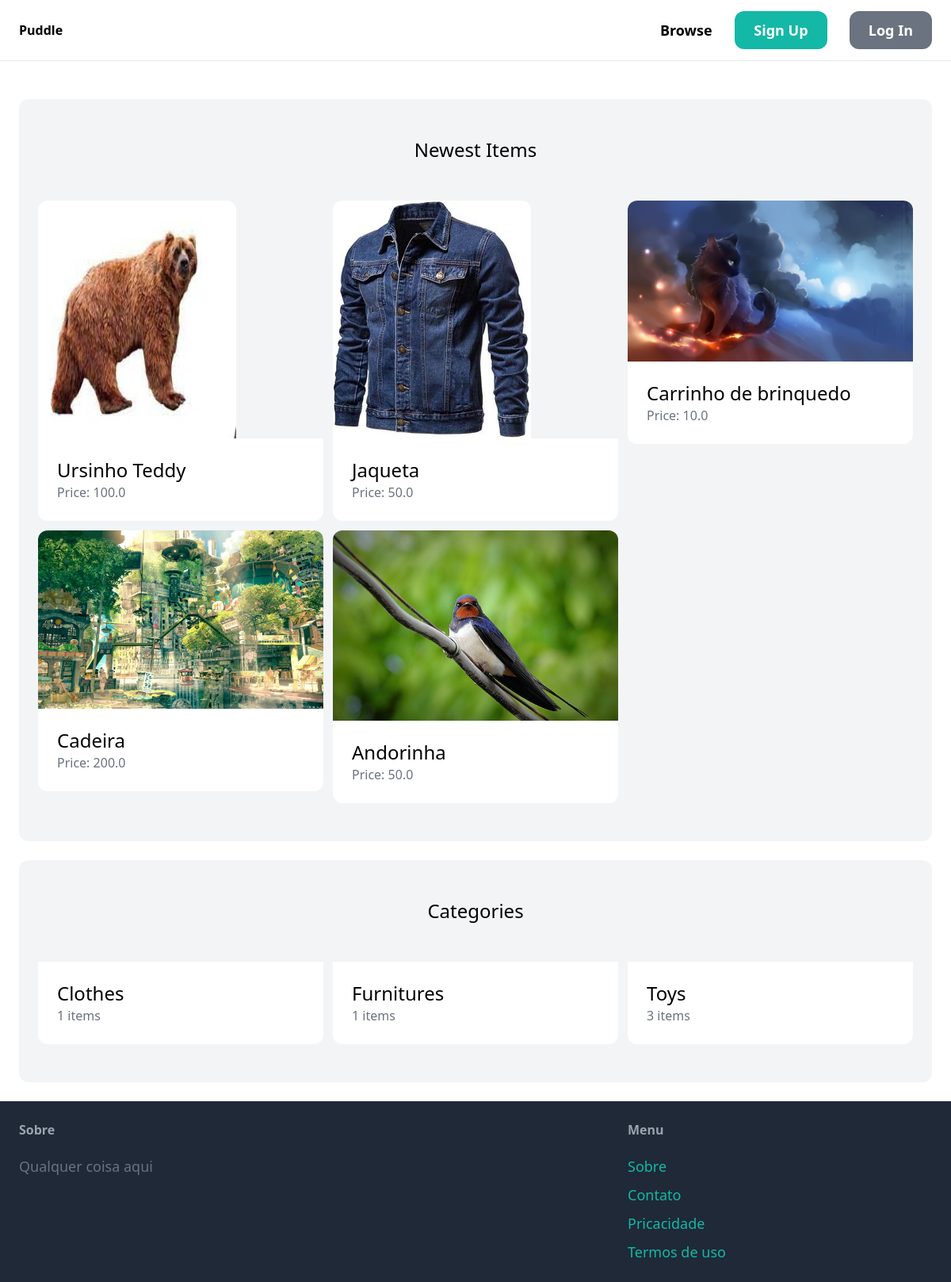
The app's page /, older data.
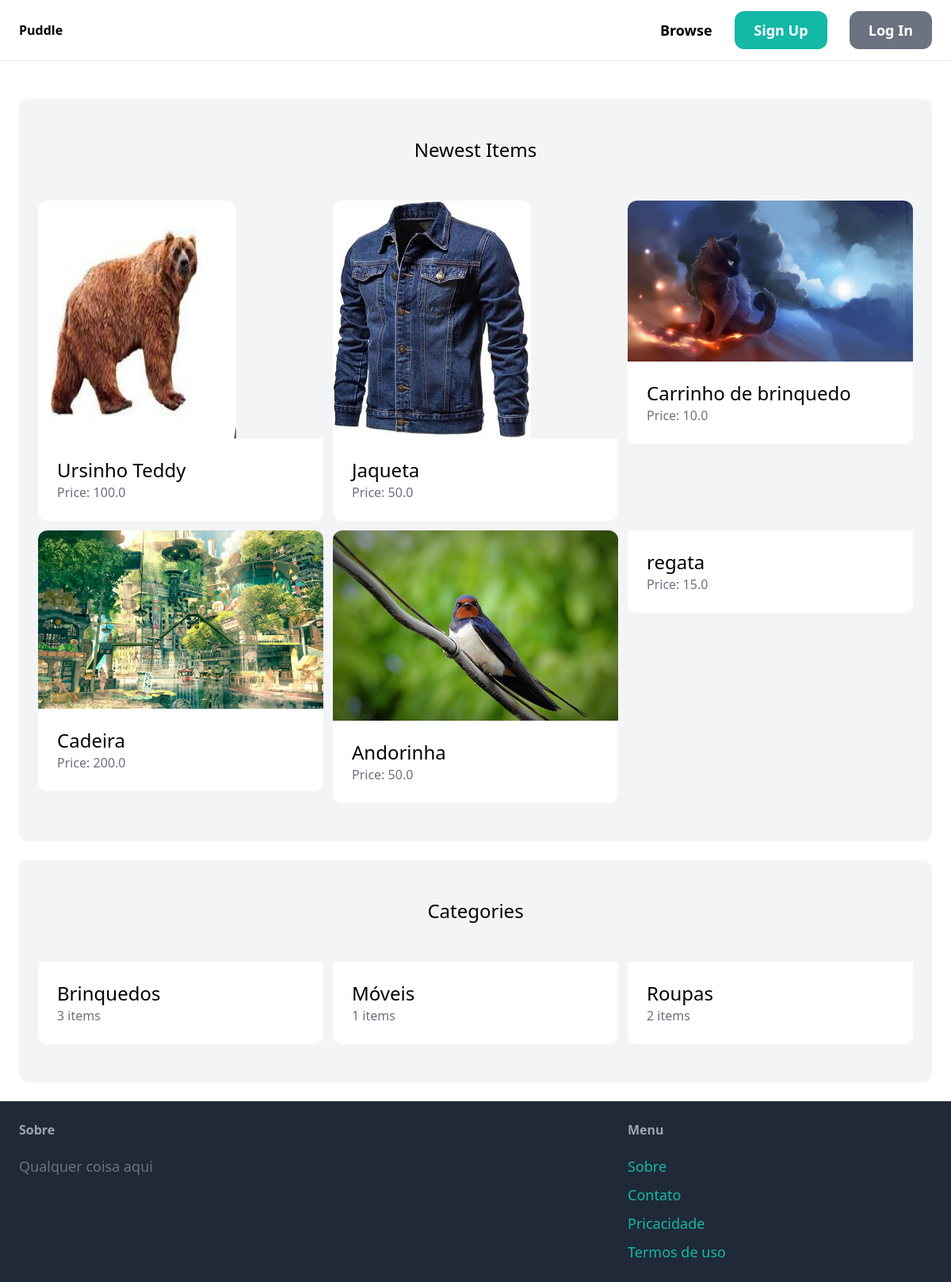
The same page, newer data.
### item/models.py (models this page shows, shortened)
class Item(models.Model):
    category = models.ForeignKey(Category,related_name='items', on_delete=models.CASCADE)
    name = models.CharField(max_length=255)
    description = models.TextField(blank=True, null=True)
    price = models.FloatField(validators=[MinValueValidator(0.0)])
    image = models.ImageField(upload_to='item_images',blank=True,null=True)
    is_sold = models.BooleanField(default=False)
    created_at = models.DateTimeField(auto_now_add=True)
    created_by = models.ForeignKey(User,related_name ='items', on_delete = models.CASCADE)

class Category(models.Model):
    name = models.CharField(max_length=255)
    class Meta:
        ordering = ("name",)
        verbose_name_plural = "Categories"

### core/views.py (the view)
# urls.py: path("",views.index,name="index"),
def index(request):
    items = Item.objects.filter(is_sold=False)[0:6]
    categories = Category.objects.all()
    return render(request, 'core/index.html',{
        'categories': categories,
        'items':items,
    })

### core/templates/core/index.html (shortened to what this page needs)
{% extends 'core/base.html'%}
{% block content %}
        <div class="mt-6 px-6 py-12 bg-gray-100 rounded-xl">
                <h2 class="mb-12 text-2xl text-center"> Newest Items</h2>
                <div class="grid grid-cols-3 gap-3">
                        {% for item in items %}
                                <div>
                                        <a href="{% url "item:detail" item.id %}">
                                                <div>
                                                        {% if item.image %}
                                                                <img src="{{item.image.url}}" class="rounded-t-xl">
                                                        {% endif %}
                                                </div>
                                                <div class="p-6 bg-white rounded-b-xl">
                                                        <h2 class="text-2xl">{{item.name}}</h2>
                                                        <p class="text-gray-500">Price: {{item.price}}</p>
                                                </div>
                                        </a>
                                </div>
                        {% endfor %}
                </div>
        </div>
        <div class="mt-6 px-6 py-12 bg-gray-100 rounded-xl">
                <h2 class="mb-12 text-2xl text-center"> Categories</h2>
                <div class="grid grid-cols-3 gap-3">
                        {% for category in categories %}
                        <div>
                                <a href="#">
                                        <div class="p-6 bg-white rounded-b-xl">
                                                <h2 class="text-2xl">{{category.name}}</h2>
                                                <p class="text-gray-500">{{category.items.count}} items</p>
                                        </div>
                                </a>
                        </div>
                        {% endfor %}
                </div>
        </div>
{% endblock content %}

Row changes from the older to the newer data that the page shows:
added Item: name "regata", price "15.0"
changed Category: name "Toys" → "Brinquedos"; moves up the list
changed Category: name "Furnitures" → "Móveis"; moves down the list
changed Category: name "Clothes" → "Roupas"; items.count "1" → "2"
